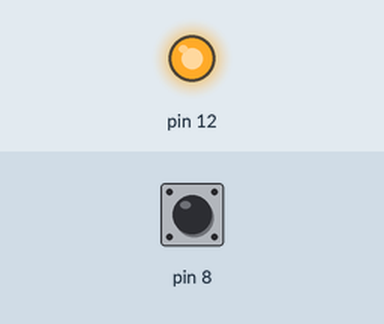
The sketch below on a simulated Arduino Uno, built with avr-gcc and run on an emulated ATmega328P. On the bench: output pins drawn as LEDs (lit = HIGH). The test bench sets the inputs (shaded band); at power-on: pin 8 HIGH.

Above: at 1.2 s.
1.3 s: pin 8 pulled LOW for 0.15 s
At 1.37 s:
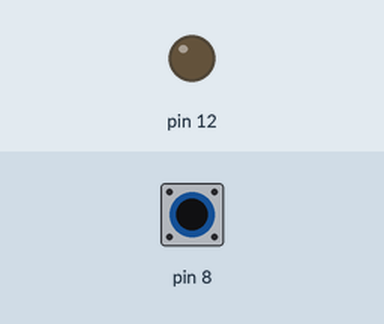
2.9 s: pin 8 pulled LOW for 3.2 s
At 7.1 s:
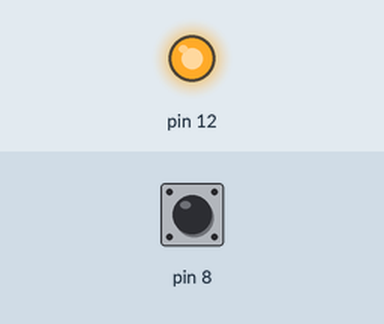
Timing chart, 0 to 8.6 s (numbered marks = the images above; inputs shaded):
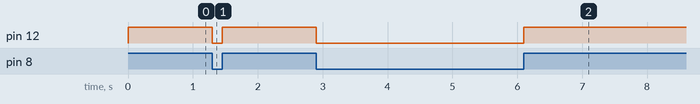

The sketch:

led_photosensor.ino
```cpp
void setup() {
  // put your setup code here, to run once:
  pinMode(12,OUTPUT);
  pinMode(8,INPUT_PULLUP);
  //Serial.begin(9600);
}
  int b=1;
void loop() {
  // put your main code here, to run repeatedly:
  b=digitalRead(8);
  if (b==LOW){
    digitalWrite(12,LOW);
    //Serial.println("off");


  }
  else{
    digitalWrite(12,HIGH);
    //Serial.println("on");
  }

}
```

Measured:
- after the input at 1.3 s, pin 12: HIGH → LOW at once, → HIGH 0.15 s later
- after the input at 2.9 s, pin 12: HIGH → LOW at once, → HIGH 3.2 s later
